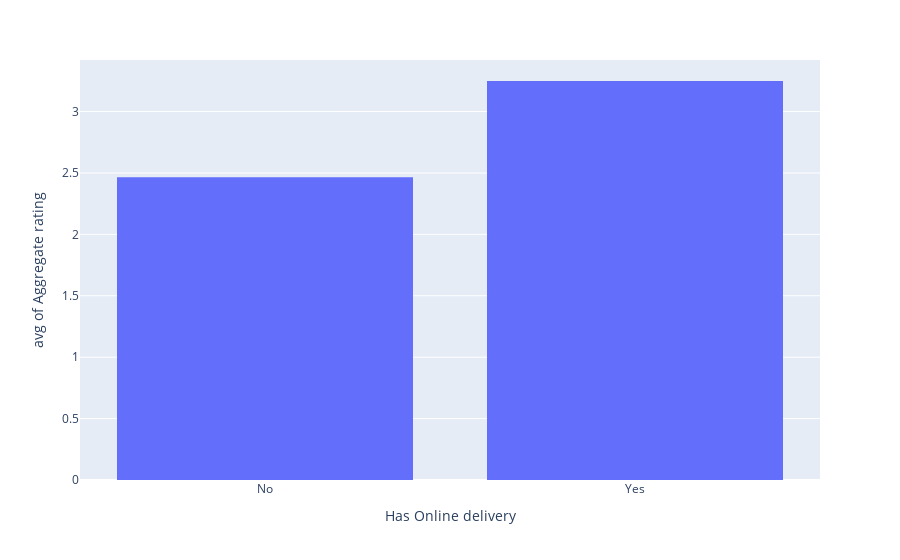

Source (notebook cell):
### Markdown cell above
* Observation: Good and Very Good food have very high cost as compared to excellent and other types of food.

### Code cell
# Relationship between Online Delivery and Aggregate rating

px.histogram(zomato_data, x="Has Online delivery", y="Aggregate rating", histfunc="avg")

### Figure 1 — Plotly figure (JSON) as saved in the notebook; plotly's stock layout.template omitted (floating-point values rounded to 4 significant figures; data arrays with more than 128 entries replaced by an {"elided": "..."} marker saying what was removed)
{"data": [{"alignmentgroup": "True", "bingroup": "x", "histfunc": "avg", "hovertemplate": "Has Online delivery=%{x}<br>avg of Aggregate rating=%{y}<extra></extra>", "legendgroup": "", "marker": {"color": "#636efa", "pattern": {"shape": ""}}, "name": "", "offsetgroup": "", "orientation": "v", "showlegend": false, "type": "histogram", "x": {"elided": "9551 str values"}, "xaxis": "x", "y": {"elided": "9551 float values"}, "yaxis": "y"}], "layout": {"barmode": "relative", "legend": {"tracegroupgap": 0}, "margin": {"t": 60}, "xaxis": {"anchor": "y", "domain": [0, 1], "title": {"text": "Has Online delivery"}}, "yaxis": {"anchor": "x", "domain": [0, 1], "title": {"text": "avg of Aggregate rating"}}}}
